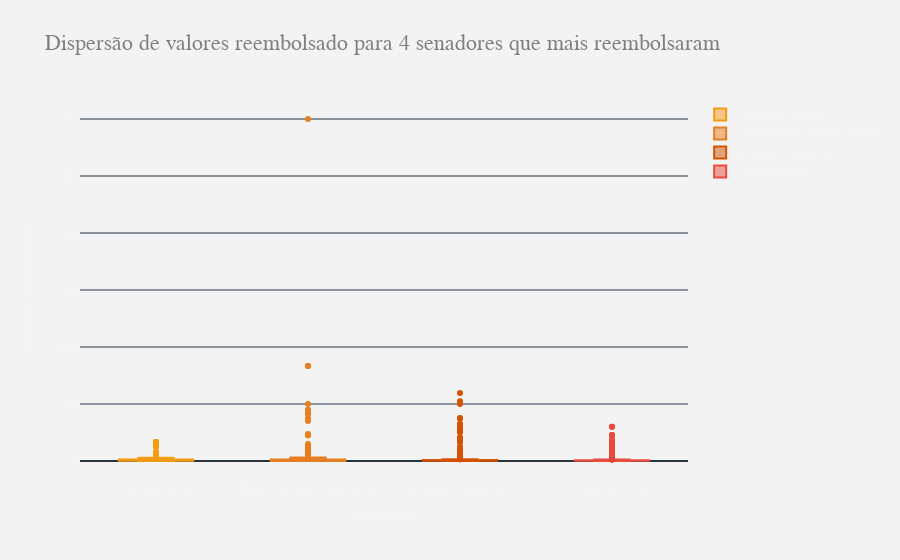

The notebook cell this image was saved under:
### Markdown cell above
## Generating a box plot for the 4 senators who spent the most

### Code cell
# Generating graphs for senator 1
trace1 = go.Box(
    y = dataset.loc[dataset['SENADOR'] == 'CARLOS VIANA', 'VALOR_REEMBOLSADO'],
    name = 'CARLOS VIANA',
    marker = {'color': '#f39c12'}
)
# Generating graphs for senator 2
trace2 = go.Box(
    y = dataset.loc[dataset['SENADOR'] == 'WELLINGTON FAGUNDES', 'VALOR_REEMBOLSADO'],
    name = 'WELLINGTON FAGUNDES',
    marker = {'color': '#e67e22'}
)
# Generating graphs for senator 3
trace3 = go.Box(
    y = dataset.loc[dataset['SENADOR'] == 'JAQUES WAGNER', 'VALOR_REEMBOLSADO'],
    name = 'JAQUES WAGNER',
    marker = {'color': '#d35400'}
)
# Generating graphs for senator 4
trace4 = go.Box(
    y = dataset.loc[dataset['SENADOR'] == 'PAULO PAIM', 'VALOR_REEMBOLSADO'],
    name = 'PAULO PAIM',
    marker = {'color': '#e74c3c'}
)
data = [trace1, trace2, trace3, trace4]
layout = go.Layout(
    title = 'Dispersão de valores reembolsado para 4 senadores que mais reembolsaram',
    titlefont = {'family': 'Arial', 'size': 22, 'color': '#7f7f7f'},
    xaxis = {'title': 'Senadores'},
    yaxis = {'title': 'Valor de reembolso'},
    paper_bgcolor = 'rgb(243, 243, 243)',
    plot_bgcolor = 'rgb(243, 243, 243)'
)
fig = go.Figure(data=data, layout=layout)
py.iplot(fig)

### Figure 1 — Plotly figure (JSON) as saved in the notebook; plotly's stock layout.template omitted (floating-point values rounded to 4 significant figures; data arrays with more than 128 entries replaced by an {"elided": "..."} marker saying what was removed)
{"data": [{"marker": {"color": "#f39c12"}, "name": "CARLOS VIANA", "y": {"elided": "1739 float values"}, "type": "box"}, {"marker": {"color": "#e67e22"}, "name": "WELLINGTON FAGUNDES", "y": {"elided": "1689 float values"}, "type": "box"}, {"marker": {"color": "#d35400"}, "name": "JAQUES WAGNER", "y": {"elided": "1547 float values"}, "type": "box"}, {"marker": {"color": "#e74c3c"}, "name": "PAULO PAIM", "y": {"elided": "1449 float values"}, "type": "box"}], "layout": {"paper_bgcolor": "rgb(243, 243, 243)", "plot_bgcolor": "rgb(243, 243, 243)", "title": {"font": {"color": "#7f7f7f", "family": "Arial", "size": 22}, "text": "Dispersão de valores reembolsado para 4 senadores que mais reembolsaram"}, "xaxis": {"title": {"text": "Senadores"}}, "yaxis": {"title": {"text": "Valor de reembolso"}}}}
